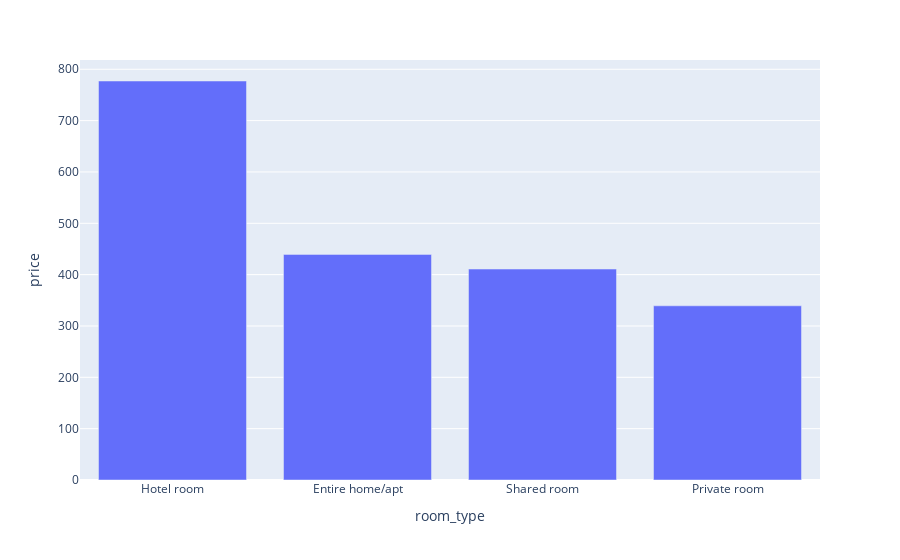
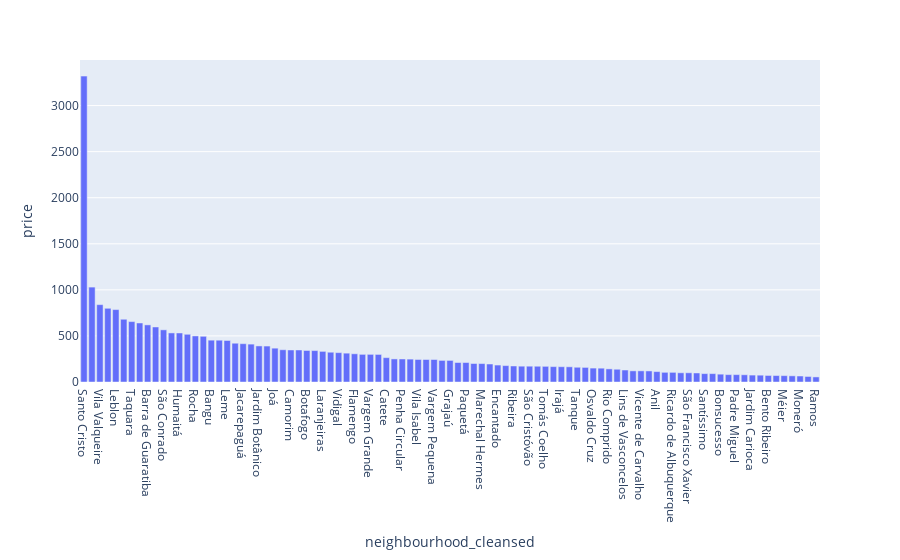

These figures' notebook cell, in order:
### Markdown cell above
## Análise para casal de viajantes

### Code cell
df_casal = df_acomodacao[df_acomodacao['accommodates'] == 2]
analise_dados(df_casal)

### Figure 1 — Plotly figure (JSON) as saved in the notebook; plotly's stock layout.template omitted (floating-point values rounded to 4 significant figures)
{"data": [{"alignmentgroup": "True", "hovertemplate": "room_type=%{x}<br>price=%{y}<extra></extra>", "legendgroup": "", "marker": {"color": "#636efa", "pattern": {"shape": ""}}, "name": "", "offsetgroup": "", "orientation": "v", "showlegend": false, "textposition": "auto", "type": "bar", "x": ["Entire home/apt", "Hotel room", "Private room", "Shared room"], "xaxis": "x", "y": [439.4, 777.2, 339.3, 410.9], "yaxis": "y"}], "layout": {"barmode": "relative", "legend": {"tracegroupgap": 0}, "margin": {"t": 60}, "xaxis": {"anchor": "y", "categoryorder": "total descending", "domain": [0, 1], "title": {"text": "room_type"}}, "yaxis": {"anchor": "x", "domain": [0, 1], "title": {"text": "price"}}}}

### Figure 2 — Plotly figure (JSON) as saved in the notebook; plotly's stock layout.template omitted (floating-point values rounded to 4 significant figures)
{"data": [{"alignmentgroup": "True", "hovertemplate": "neighbourhood_cleansed=%{x}<br>price=%{y}<extra></extra>", "legendgroup": "", "marker": {"color": "#636efa", "pattern": {"shape": ""}}, "name": "", "offsetgroup": "", "orientation": "v", "showlegend": false, "textposition": "auto", "type": "bar", "x": ["Andaraí", "Anil", "Bangu", "Barra da Tijuca", "Barra de Guaratiba", "Benfica", "Bento Ribeiro", "Bonsucesso", "Botafogo", "Brás de Pina", "Cachambi", "Cacuia", "Camorim", "Campinho", "Campo Grande", "Cascadura", "Catete", "Catumbi", "Centro", "Copacabana", "Cosme Velho", "Cosmos", "Curicica", "Encantado", "Engenho da Rainha", "Engenho de Dentro", "Estácio", "Flamengo", "Freguesia (Jacarepaguá)", "Galeão", "Gardênia Azul", "Glória", "Grajaú", "Guaratiba", "Gávea", "Higienópolis", "Humaitá", "Ipanema", "Irajá", "Itanhangá", "Jacarepaguá", "Jardim Botânico", "Jardim Carioca", "Jardim Guanabara", "Joá", "Lagoa", "Laranjeiras", "Leblon", "Leme", "Lins de Vasconcelos", "Mangueira", "Maracanã", "Marechal Hermes", "Moneró", "Méier", "Olaria", "Osvaldo Cruz", "Padre Miguel", "Paquetá", "Parada de Lucas", "Pechincha", "Penha Circular", "Praia da Bandeira", "Praça da Bandeira", "Ramos", "Realengo", "Recreio dos Bandeirantes", "Ribeira", "Ricardo de Albuquerque", "Rio Comprido", "Rocha", "Rocinha", "Sampaio", "Santa Teresa", "Santo Cristo", "Santíssimo", "Saúde", "Senador Vasconcelos", "São Conrado", "São Cristóvão", "São Francisco Xavier", "Tanque", "Taquara", "Tijuca", "Tomás Coelho", "Urca", "Vargem Grande", "Vargem Pequena", "Vicente de Carvalho", "Vidigal", "Vila Isabel", "Vila Militar", "Vila Valqueire"], "xaxis": "x", "y": [171, 113, 454, 532.5, 619.8, 74, 71, 85, 342.1, 105, 350, 100, 347.5, 167, 347.5, 67, 264.3, 300, 250.4, 453.7, 244.2, 150, 211.5, 184, 80, 1030, 681, 306.1, 234.3, 98, 800, 299.2, 234.3, 323.2, 517.8, 341, 532, 640.5, 166, 195.3, 415.8, 391.5, 75, 200.8, 367.3, 597.1, 332.3, 786.0, 450.5, 130, 70, 420.8, 200, 65, 69, 138.3, 151, 80, 211.2, 60, 158.3, 250, 121, 313, 55, 165, 411.1, 174, 104.8, 142.2, 500, 171.7, 120, 248.5, 3320, 91, 178, 78.33, 566.1, 171.6, 100, 160, 655.8, 390.1, 170, 496.0, 300, 244.2, 121, 318.7, 244.4, 91, 839.5], "yaxis": "y"}], "layout": {"barmode": "relative", "legend": {"tracegroupgap": 0}, "margin": {"t": 60}, "xaxis": {"anchor": "y", "categoryorder": "total descending", "domain": [0, 1], "title": {"text": "neighbourhood_cleansed"}}, "yaxis": {"anchor": "x", "domain": [0, 1], "title": {"text": "price"}}}}
